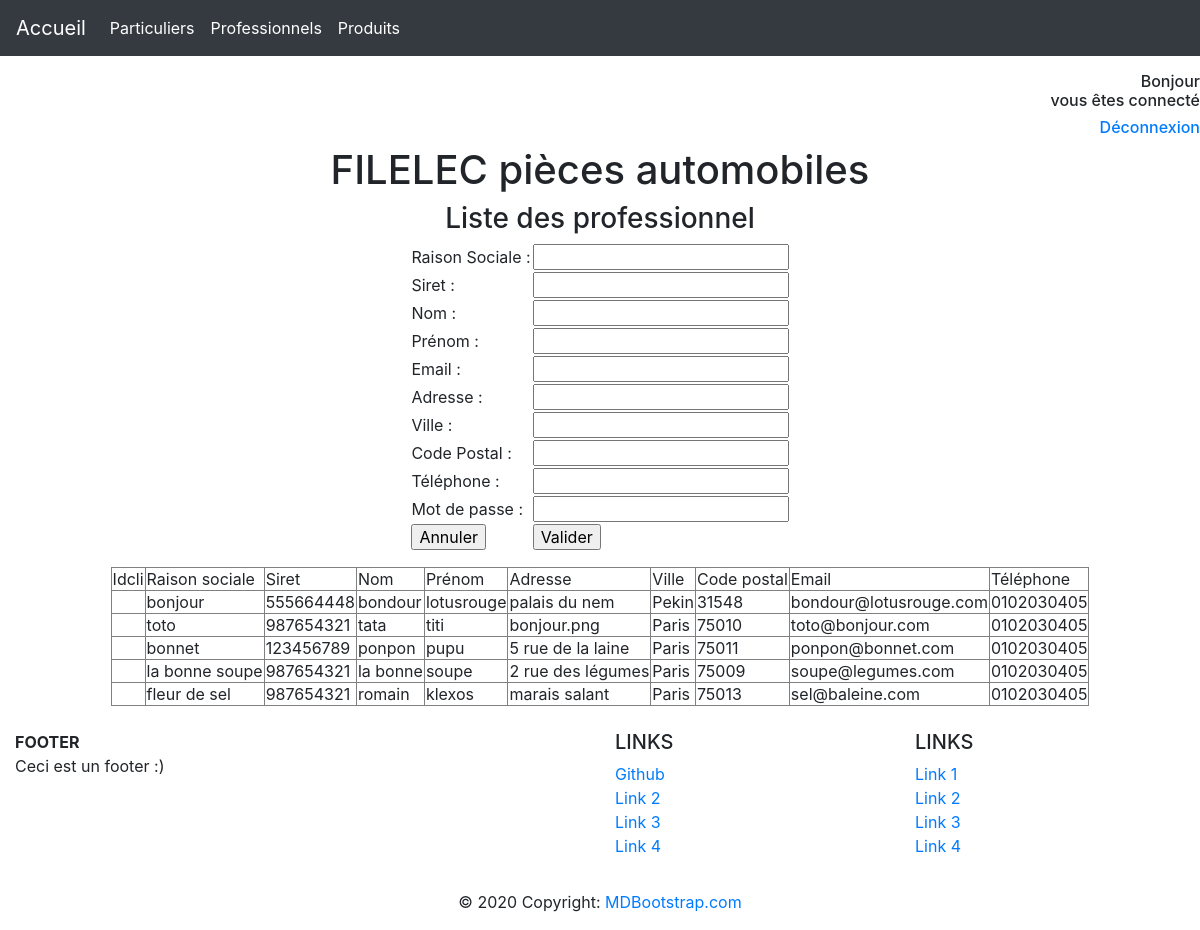
Before: /index.php?page=2 with the older database file.
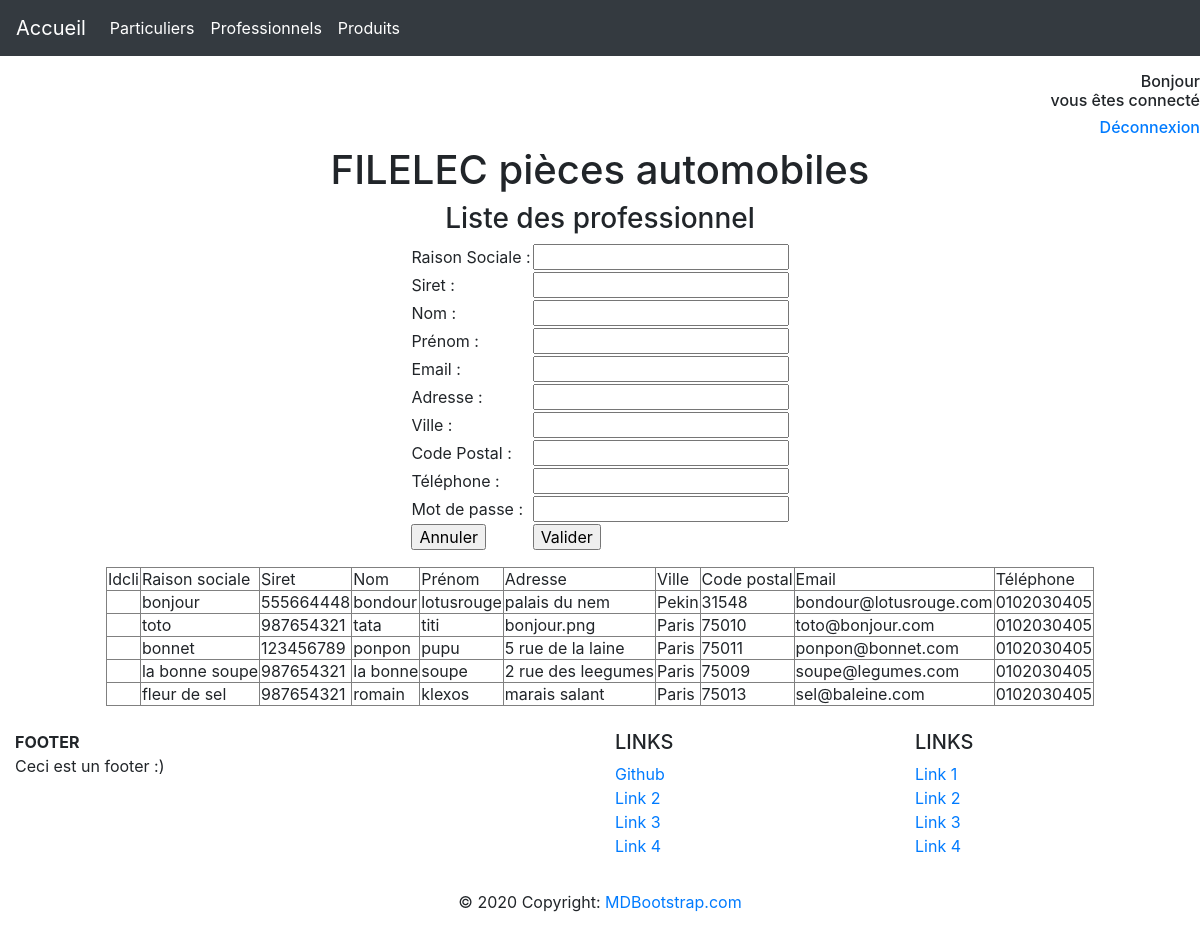
After: the same page with the newer database file.
### tables this page shows
CREATE TABLE IF NOT EXISTS PROFESSIONNEL
(
 IDCLI INTEGER default 0,
 RAISON_SOCIALE CHAR(32) NULL  ,
 SIRET INTEGER NULL  ,
 NOM CHAR(32) NULL  ,
 PRENOM CHAR(32) NULL  ,
 ADRESSE CHAR(32) NULL  ,
 VILLE CHAR(20) NULL ,
 CODE_POSTAL CHAR(5) NULL ,
 EMAIL CHAR(32) NULL  ,
 TELEPHONE CHAR(32) NULL  ,
 MDP CHAR(32) NOT NULL 
 );

### controleur/controleur.php (called while the page is built, shortened)
<?php
include ("modele/modele.php");
class Controleur
{
	private $unModele;
	public function __construct($serveur, $bdd, $user, $mdp)
	{
		$this->unModele = new Modele ($serveur, $bdd, $user, $mdp);
	}
	public function setTable($uneTable)
	{
		$this->unModele->setTable($uneTable);
	}
	public function select_All()
	{
		return $this->unModele->select_All();
	}
}
?>

### modele/modele.php (called while the page is built, shortened)
<?php
class Modele
{
	private $pdo;
	private $table;
	public function __construct ($serveur, $bdd, $user, $mdp)
	{
		$this->pdo = null;
		try
			{
				$this->pdo = new PDO ("mysql:host=".$serveur.";dbname=".$bdd,$user,$mdp);
			}
			catch (PDOException $exp)
			{
				echo "Erreur de connexion à la bdd";
				echo $exp->getMessage ();
			}
	}
	public function setTable($uneTable)
	{
		$this->table = $uneTable;
	}
	public function select_All ()
	{
		if ($this->pdo == null)
		{
			return null;
		}
		else {
			$requete = "select * from ".$this->table.";";
			$select =$this->pdo->prepare($requete);
			$select->execute ();
			return $select->fetchAll ();
		}
	}
}
?>

### vue/vue_selectAll_professionnel.php (the view)
<table border = 1 >
	<tr><td> Idcli </td> <td>Raison sociale</td> <td>Siret</td>
		<td> Nom </td> <td> Prénom  </td> <td> Adresse </td> <td> Ville </td><td> Code postal </td><td> Email </td><td> Téléphone </td>
		</tr>
		<?php
		foreach ($lesProfessionnels as $unProfessionnel)
		{
			echo "<tr>	<td> ".$unProfessionnel['IDCLI']."</td>
			<td> ".$unProfessionnel['RAISON_SOCIALE']."</td>
			<td> ".$unProfessionnel['SIRET']."</td>
			<td> ".$unProfessionnel['NOM']."</td>
			<td> ".$unProfessionnel['PRENOM']."</td>
			<td> ".$unProfessionnel['ADRESSE']."</td>
			<td> ".$unProfessionnel['VILLE']."</td>
			<td> ".$unProfessionnel['CODE_POSTAL']."</td>
			<td> ".$unProfessionnel['EMAIL']."</td>
			<td> ".$unProfessionnel['TELEPHONE']."</td> </tr>" ;
		}
		?>
</table>

Changed rows visible on the page:
changed professionnel "la bonne soupe": ADRESSE "2 rue des légumes" → "2 rue des leegumes"
